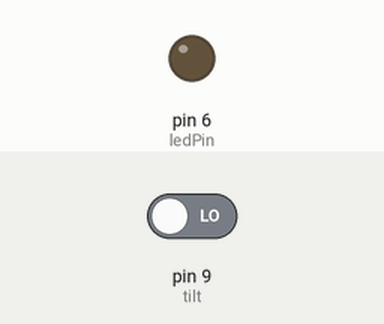
A sketch run on a simulated Arduino Uno, built with avr-gcc and run on an emulated ATmega328P. On the bench: output pins drawn as LEDs (lit = HIGH). Inputs (shaded band) come from the test bench; at power-on: pin 9 (tilt) LOW.

Above: at 1.8 s.
1.9 s: pin 9 (tilt) driven HIGH
At 2.4 s:
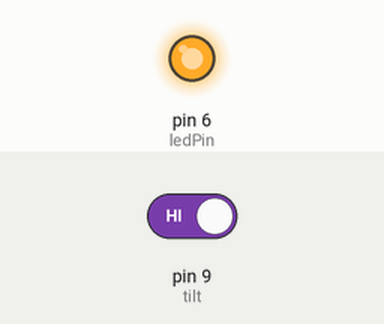
3.5 s: pin 9 (tilt) driven LOW
At 4.8 s:
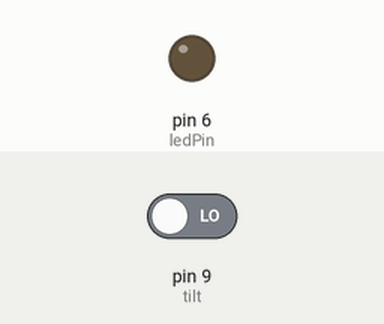
Timing chart, 0 to 6.5 s (numbered marks = the images above; inputs shaded):
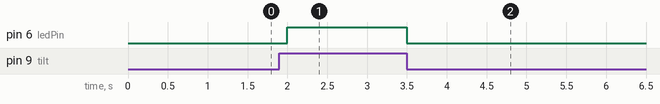

Measured:
- after the input at 1.9 s, pin 6 (ledPin): LOW → HIGH after 0.10 s
- after the input at 3.5 s, pin 6 (ledPin): HIGH → LOW at once

The sketch:

tiltdetector.ino
```cpp
int ledPin = 6; // Connect LED to pin 6
int tilt = 9; // Connect Tilt sensor to Pin9
void setup()
{
pinMode(ledPin, OUTPUT); // Set digital pin 11 as output
pinMode(tilt, INPUT); // Set digital pin 9 as input
}
void loop()
{
if(digitalRead(tilt)==HIGH) //Read sensor value
{
digitalWrite(ledPin, HIGH); // Turn on LED when the sensor is triggered
}
else
{
digitalWrite(ledPin, LOW); // Turn off LED when the sensor is not triggered
}
delay(500);
}
```
